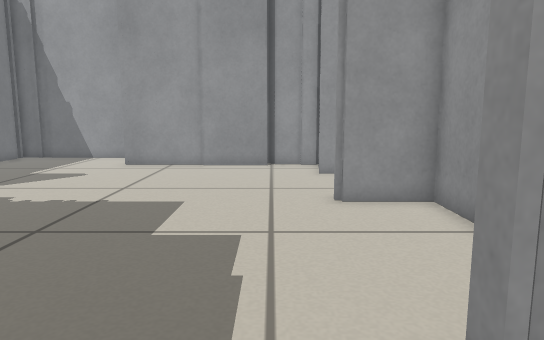
View 1 (above)

14 first-person views from a walk through a robot-simulator world made for Stage. The camera is 0.49 m above the floor, tilts 8° down and sees 70° across. The lines on the ground mark 1 m squares. The floor is counted in squares, 0.2 m on a side. Each view is taken from the middle of a square. On the plan, view 1 faces up. The plan holds only what a view shows up to about 20 squares ahead; the rest is blank. Robots are left out.

View 2
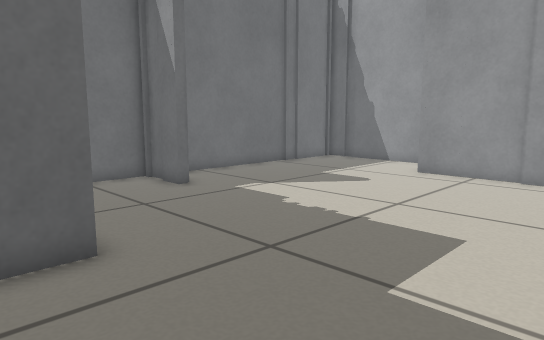

View 3
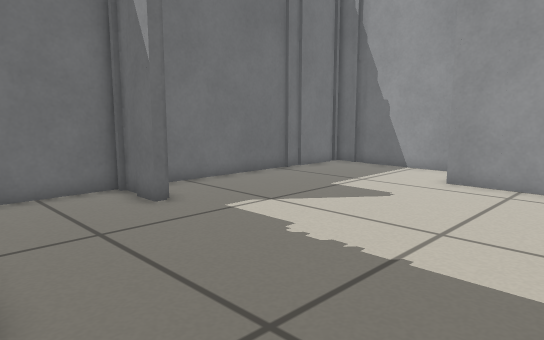

View 4
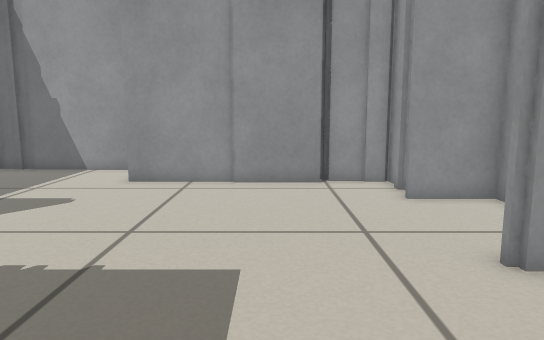

View 5
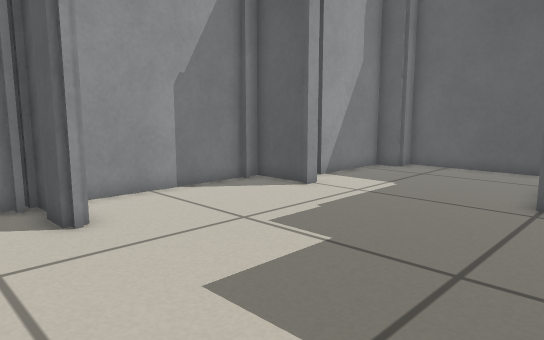

View 6
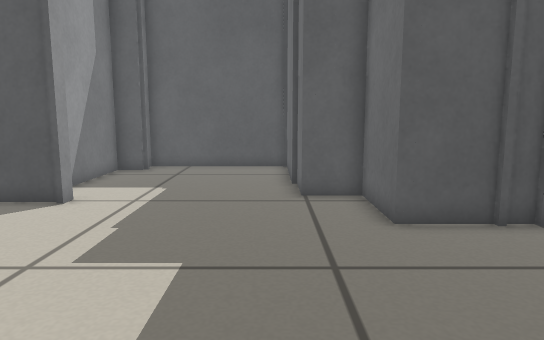

View 7
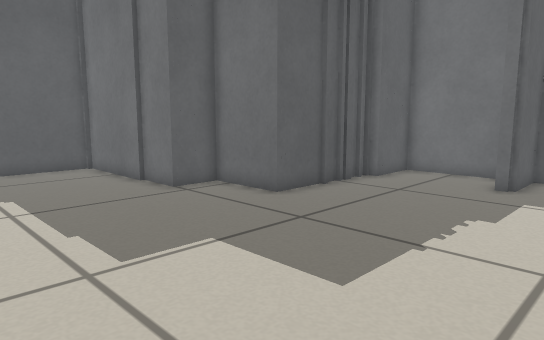

View 8
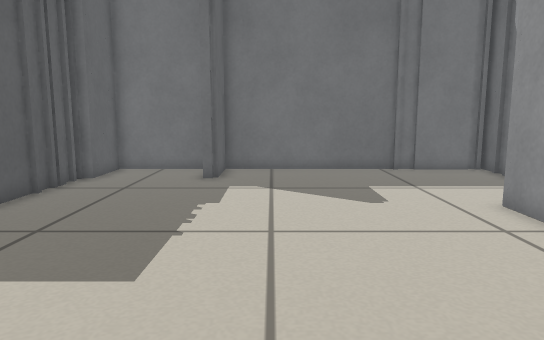

View 9
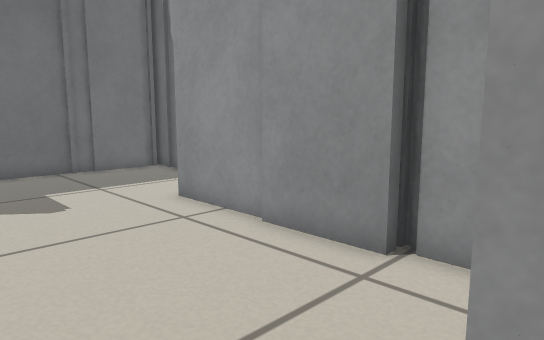

View 10
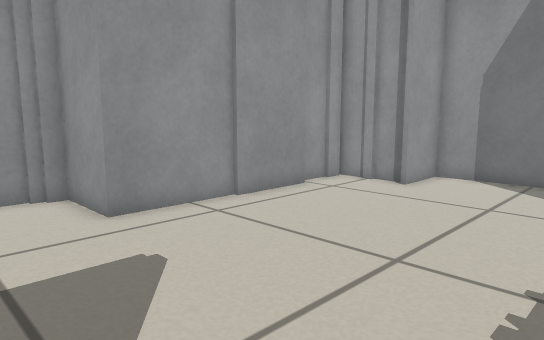

View 11
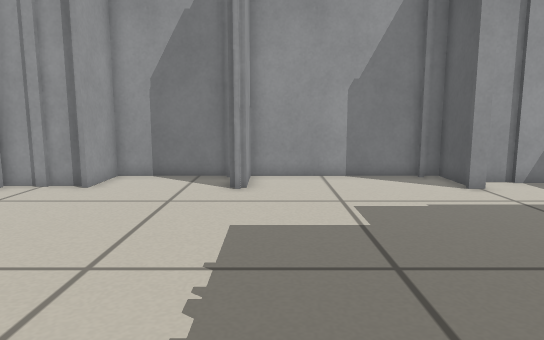

View 12
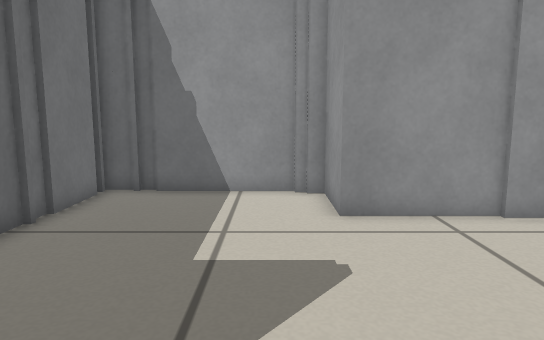

View 13
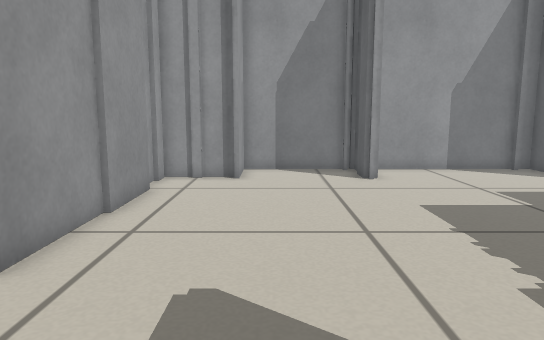

View 14
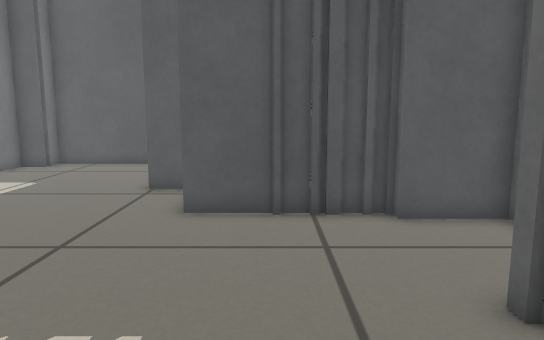

### Floor plan
Points are (right, up) in squares from view 1. A wall is a line through its corners. A room is listed if a view was taken in it or the views show most of it. See-through windows are left out.
Room 1 (views 1, 2, 3, 4, 5, 6, 7, 8, 9, 10, 11, 12, 13, 14)
walls: (-10, 5.5) (-6.8, 5.5) (-6.8, 2.3) (-4.9, 2.3) (-4.9, 0.1); (-10.8, 5.6) (-9.9, 5.6); (-11.4, 5.5) (-10.6, 5.5); (-13.4, 10.5) (-14.2, 10.5); (3.8, 11.2) (4.6, 11.2); (-3.4, 19.3) (-7.3, 19.3) (-7.3, 22.1) (-8, 22.1); (-14.6, 10.5) (-14.6, 6) (-12, 6) (-12, 5.6); (2, 3.2) (4.6, 3.2) (4.6, 10.9) (2, 10.9) (2, 11.4) (3.1, 11.4); (4.6, 11.8) (4.6, 16.3) (2, 16.3); (-4.7, 0.2) (-4.7, -4.6) (1.8, -4.6) (1.8, -4); (1.8, 2.8) (1.8, 3.5); (2.4, 16.6) (2.4, 17.9); (2.2, 17.8) (2.2, 18.2); (0.2, 19.6) (-0.2, 19.6) (-0.2, 19.1) (-3.5, 19.1); (2.4, 18.1) (2.4, 19.3); (1.5, 19.5) (0.1, 19.5); (3.1, 1.1) (3.1, 2.1); (-7.9, 22.2) (-8.4, 22.2); (-8.2, 22.4) (-12.9, 22.4); (-14.6, 18.6) (-14.6, 10.9) (-12, 10.9) (-12, 10.3) (-13.1, 10.3); (-14.6, 19.5) (-14.6, 18.8); (-12.8, 22.6) (-13.4, 22.6); (1.8, -3.3) (2.9, -3.3) (2.9, 1.2); (-13.5, 22.6) (-14.9, 22.6); (-14.4, 22) (-14.4, 19.4); (-14.6, 22.4) (-14.6, 21.9)

Where each view was taken, in squares from view 1:
view 1: 0 up, 0 right, facing up
view 2: 3 up, 0 right, facing up-left
view 3: 5 up, 2 left, facing up-left
view 4: 5 up, 2 left, facing up
view 5: 14 up, 7 left, facing down-right
view 6: 14 up, 4 left, facing down
view 7: 14 up, 2 right, facing down-left
view 8: 13 up, 3 right, facing left
view 9: 13 up, 3 right, facing up-left
view 10: 10 up, 11 left, facing up-right
view 11: 10 up, 11 left, facing right
view 12: 10 up, 9 left, facing up
view 13: 15 up, 13 left, facing right
view 14: 15 up, 9 left, facing down
